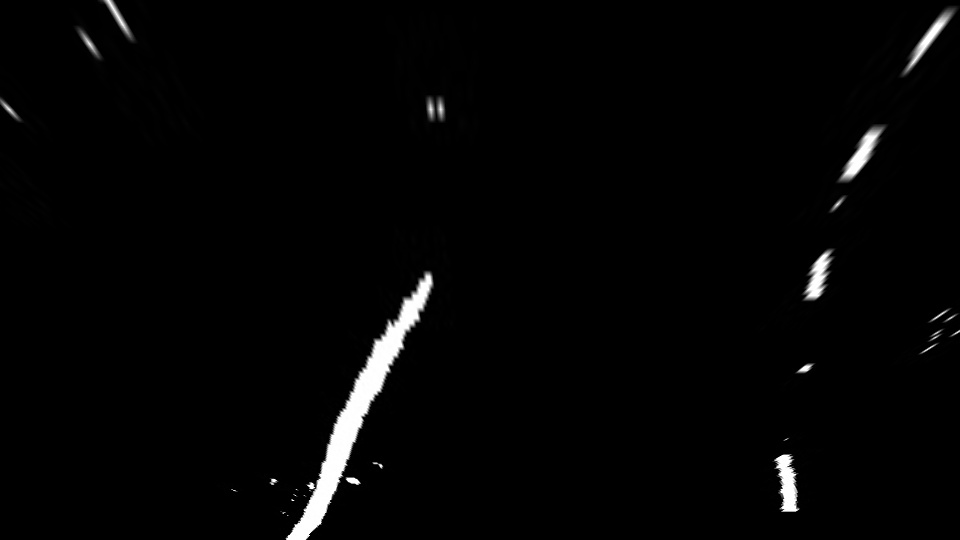
#> input picture result_files/warped_binary_image.jpg, 960 x 540 px
$ python zad5.py
#> lines starting #> are read from the running program, lines starting #| are printed output that depends on the picture
import numpy as np
import cv2 as cv
import matplotlib.pyplot as plt

# 1. Učitavanje warped binarne slike iz zad4.py
binary_warped = cv.imread('result_files/warped_binary_image.jpg', 0)
#> binary_warped is the input picture: shape (540, 960); min 0, max 255, mean 4.8

def find_lane_pixels(binary_warped):
    # Histogram donje polovine (bazirano na tvom histogram.py)
    histogram = np.sum(binary_warped[binary_warped.shape[0]//2:,:], axis=0)
#> histogram = 960 values, max 17203 at index 335, min 0 at index 0, mean 2009.6

    # Pronalazimo baze (pikove)
    midpoint = np.int32(histogram.shape[0]//2)
#> midpoint = 480
    leftx_base = np.argmax(histogram[:midpoint])
#> leftx_base = 335
    rightx_base = np.argmax(histogram[midpoint:]) + midpoint
#> rightx_base = 786

    # Parametri za prozore
    nwindows = 9
    margin = 100
    minpix = 50
    window_height = np.int32(binary_warped.shape[0]//nwindows)
#> window_height = 60

    # Pozicije svih belih piksela
    nonzero = binary_warped.nonzero()
#> nonzero = 46384 positions, rows 0 to 539, columns 0 to 959
    nonzeroy = np.array(nonzero[0])
    nonzerox = np.array(nonzero[1])

    leftx_current, rightx_current = leftx_base, rightx_base
#> leftx_current = 335; rightx_current = 786
    left_lane_inds, right_lane_inds = [], []

    # Prolazimo kroz prozore (Sliding Windows)
    for window in range(nwindows):
        win_y_low = binary_warped.shape[0] - (window+1)*window_height
        win_y_high = binary_warped.shape[0] - window*window_height

        # Granice prozora
        win_xleft_low, win_xleft_high = leftx_current - margin, leftx_current + margin
        win_xright_low, win_xright_high = rightx_current - margin, rightx_current + margin

        # Identifikuj piksele unutar prozora
        good_left = ((nonzeroy >= win_y_low) & (nonzeroy < win_y_high) &
                     (nonzerox >= win_xleft_low) & (nonzerox < win_xleft_high)).nonzero()[0]
        good_right = ((nonzeroy >= win_y_low) & (nonzeroy < win_y_high) &
                      (nonzerox >= win_xright_low) & (nonzerox < win_xright_high)).nonzero()[0]

        left_lane_inds.append(good_left)
        right_lane_inds.append(good_right)

        # Ako smo nasli dovoljno piksela, pomeri centar sledeceg prozora
        if len(good_left) > minpix:
            leftx_current = np.int32(np.mean(nonzerox[good_left]))
        if len(good_right) > minpix:
            rightx_current = np.int32(np.mean(nonzerox[good_right]))
#> this loop made 9 passes
#> (win_xleft_low, win_xleft_high, win_xright_low, win_xright_high, leftx_current, rightx_current) on passes 1 to 9: (235, 435, 686, 886, 311, 787), (211, 411, 687, 887, 337, 789), (237, 437, 689, 889, 365, 799), (265, 465, 699, 899, 401, 793), (301, 501, 693, 893, 420, 821), (320, 520, 721, 921, 419, 839), (319, 519, 739, 939, 446, 865), (346, 546, 765, 965, 437, 890), (337, 537, 790, 990, 427, 922)
#> after the loop, left_lane_inds = 9 items; right_lane_inds = 9 items

    # Spajanje indeksa
    left_lane_inds = np.concatenate(left_lane_inds)
    right_lane_inds = np.concatenate(right_lane_inds)
#> right_lane_inds = 15441 values, max 45406 at index 970, min 31 at index 12897, mean 21551.8

    return nonzerox[left_lane_inds], nonzeroy[left_lane_inds], \
           nonzerox[right_lane_inds], nonzeroy[right_lane_inds]

# Poziv funkcije i uklapanje polinoma (Fit Polynomial)
leftx, lefty, rightx, righty = find_lane_pixels(binary_warped)
#> rightx = 15441 values, max 959 at index 12916, min 752 at index 3279, mean 855.5; righty = 15441 values, max 511 at index 948, min 0 at index 12897, mean 198.7

# f(y) = Ay^2 + By + C
left_fit = np.polyfit(lefty, leftx, 2)
#> left_fit = [-0.000872, 0.207, 425.1]
right_fit = np.polyfit(righty, rightx, 2)
#> right_fit = [0.000667, -0.648, 944.7]

# Cuvanje koeficijenata za sledeci zadatak
np.savez('result_files/poly_fit.npz', left_fit=left_fit, right_fit=right_fit)

# Vizuelizacija rezultata
ploty = np.linspace(0, binary_warped.shape[0]-1, binary_warped.shape[0])
#> ploty = 540 values from 0 to 539
left_fitx = left_fit[0]*ploty**2 + left_fit[1]*ploty + left_fit[2]
#> left_fitx = 540 values, max 437.4 at index 119, min 283.4 at index 539, mean 396.4
right_fitx = right_fit[0]*ploty**2 + right_fit[1]*ploty + right_fit[2]
#> right_fitx = 540 values, max 944.7 at index 0, min 787.3 at index 486, mean 834.7

out_img = np.dstack((binary_warped, binary_warped, binary_warped))*255
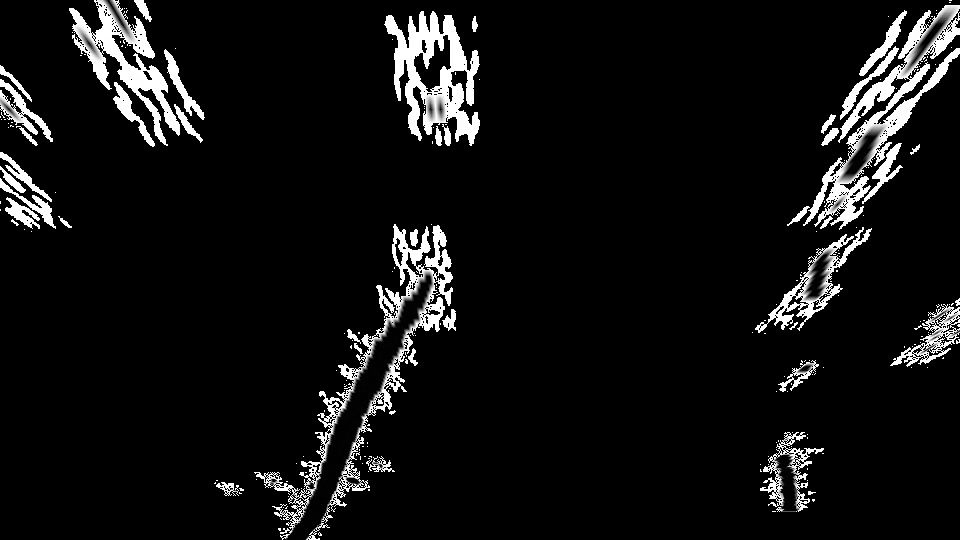
#> out_img: shape (540, 960, 3); min 0, max 255, mean 18.1
plt.imshow(out_img)
plt.plot(left_fitx, ploty, color='yellow')
plt.plot(right_fitx, ploty, color='yellow')
plt.show()
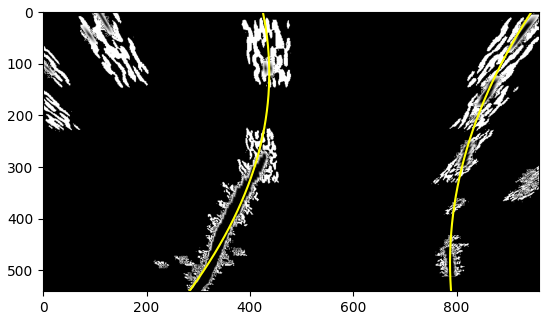
#> figure drawn by matplotlib, 1 panel
